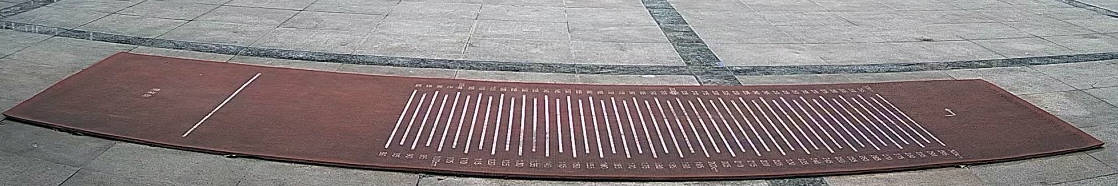
#> input picture img/ruler.jpg, 1118 x 186 px
$ python HSV.py
#> lines starting #> are read from the running program, lines starting #| are printed output that depends on the picture; after the words box and inside, x2 and y2 are one past the last pixel; in counts of white or black regions, pixels touching at a corner belong together
import cv2
import numpy as np

# 读取图像
image = cv2.imread('../img/ruler.jpg')
#> image is the input picture: shape (186, 1118, 3); mean B, G, R 126.7, 125.8, 135.4

# 将图像从 BGR 转换为 HSV
hsv_image = cv2.cvtColor(image, cv2.COLOR_BGR2HSV)
#> hsv_image: shape (186, 1118, 3); mean H, S, V 82.7, 33.2, 137.5

# 定义红色的HSV范围
lower_red = np.array([0, 20, 40])
upper_red = np.array([255, 100, 150])

# 创建掩码，找到HSV图像中的红色区域
mask = cv2.inRange(hsv_image, lower_red, upper_red)
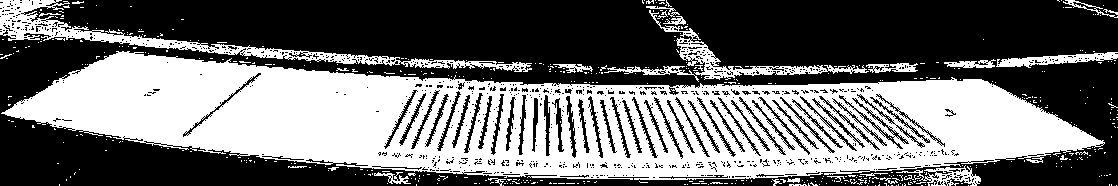
#> mask: shape (186, 1118); 43.6% white; 510 white regions (480 under 20 px)

# 在原始图像中根据掩码找到红色区域
red_area = cv2.bitwise_and(image, image, mask=mask)
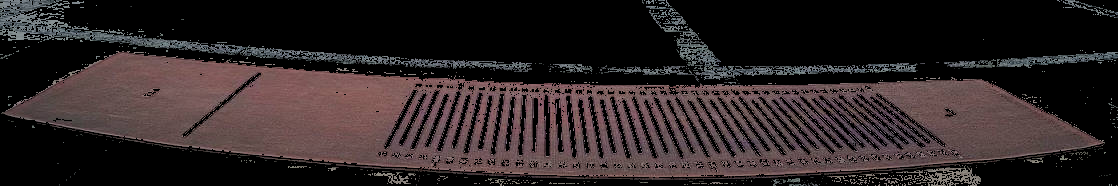
#> red_area: shape (186, 1118, 3); mean B, G, R 37.7, 37.1, 46.2

red_area_gray = cv2.cvtColor(red_area, cv2.COLOR_BGR2GRAY)
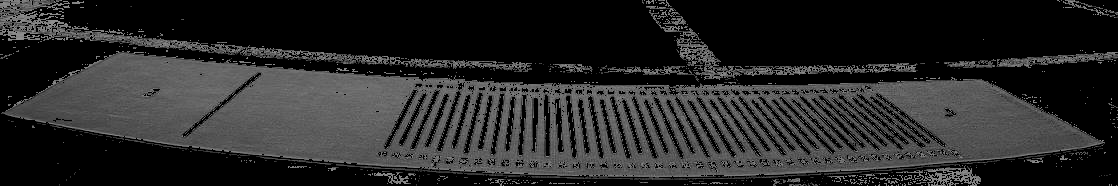
#> red_area_gray: shape (186, 1118); min 0, max 148, mean 39.9
# 查找图像中的轮廓
contours, hierarchy = cv2.findContours(red_area_gray, cv2.RETR_EXTERNAL, cv2.CHAIN_APPROX_SIMPLE)
#> contours = 501 contours, 486 with area under 20; largest, box (x1, y1, x2, y2) and area: (1, 51, 1105, 180) 88515, (0, 0, 532, 72) 4956, (649, 10, 869, 80) 1829, (996, 52, 1118, 68) 812, (896, 165, 981, 186) 660

# 初始化最大轮廓和最大面积
max_contour = None
max_area = -1

# 遍历所有轮廓
for contour in contours:
    # 计算当前轮廓的面积
    area = cv2.contourArea(contour)

    # 如果当前轮廓的面积大于最大面积，则更新最大面积和对应的轮廓
    if area > max_area:
        max_area = area
        max_contour = contour
#> this loop made 501 passes
#> (area, max_area) on passes 109, 156, 175, 404, 409: (28.5, 28.5), (100.5, 100.5), (659.5, 659.5), (812, 812), (88515, 88515)
#> after the loop, max_area = 88515; max_contour = contour of 1072 points, box (x1, y1, x2, y2) (1, 51, 1105, 180), area 88515

img_edge = image.copy()
# 在原始图像上绘制轮廓
contour_img = cv2.cvtColor(img_edge, cv2.COLOR_BGR2GRAY)
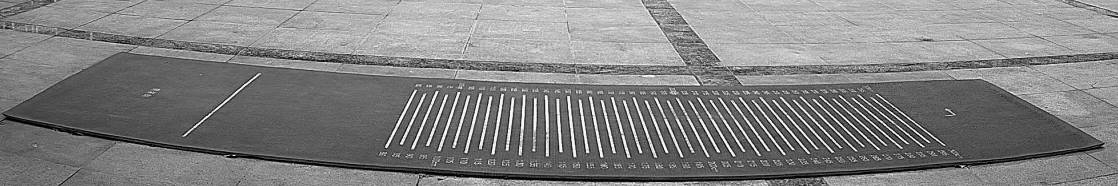
#> contour_img: shape (186, 1118); min 0, max 255, mean 128.8
cv2.drawContours(img_edge, [max_contour], 0, (255, 255, 255), thickness=2)
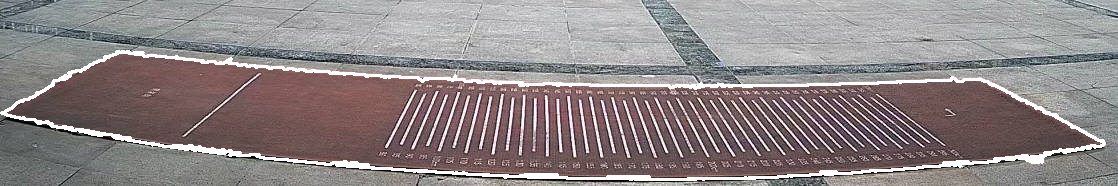
#> img_edge: shape (186, 1118, 3); 4.14% of pixels changed, all inside (x1, y1, x2, y2) = (0, 50, 1106, 181)

mask_forContour = np.zeros_like(image)
cv2.drawContours(mask_forContour, [max_contour], 0, (255, 255, 255), thickness=cv2.FILLED)
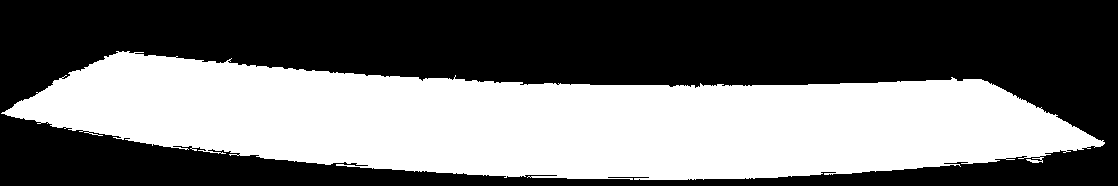
#> mask_forContour: shape (186, 1118, 3); 43.3% white; 1 white region, box (x1, y1, x2, y2) and area: (1, 51, 1105, 180) 90023
# 将原始图像与掩码图像进行按位与操作
onlyRedArea = cv2.bitwise_and(image, mask_forContour)
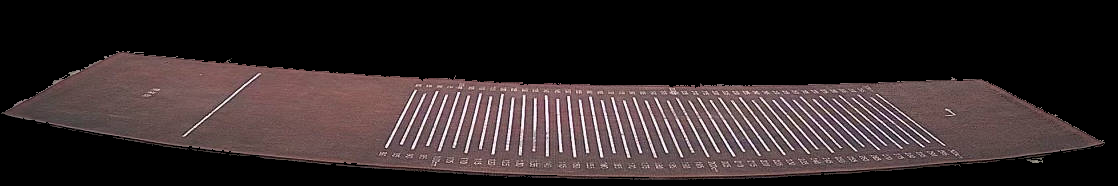
#> onlyRedArea: shape (186, 1118, 3); mean B, G, R 40.4, 39.7, 50.1


# 显示结果
cv2.imshow('Original Image', image)
cv2.imshow('Red Area', red_area)
cv2.imshow('img_edge Area', img_edge)
cv2.imshow('onlyRedArea ', onlyRedArea)

# 将图像保存到指定路径
# cv2.imwrite('../img/onlyRedArea.jpg', onlyRedArea)

cv2.waitKey(0)
cv2.destroyAllWindows()
